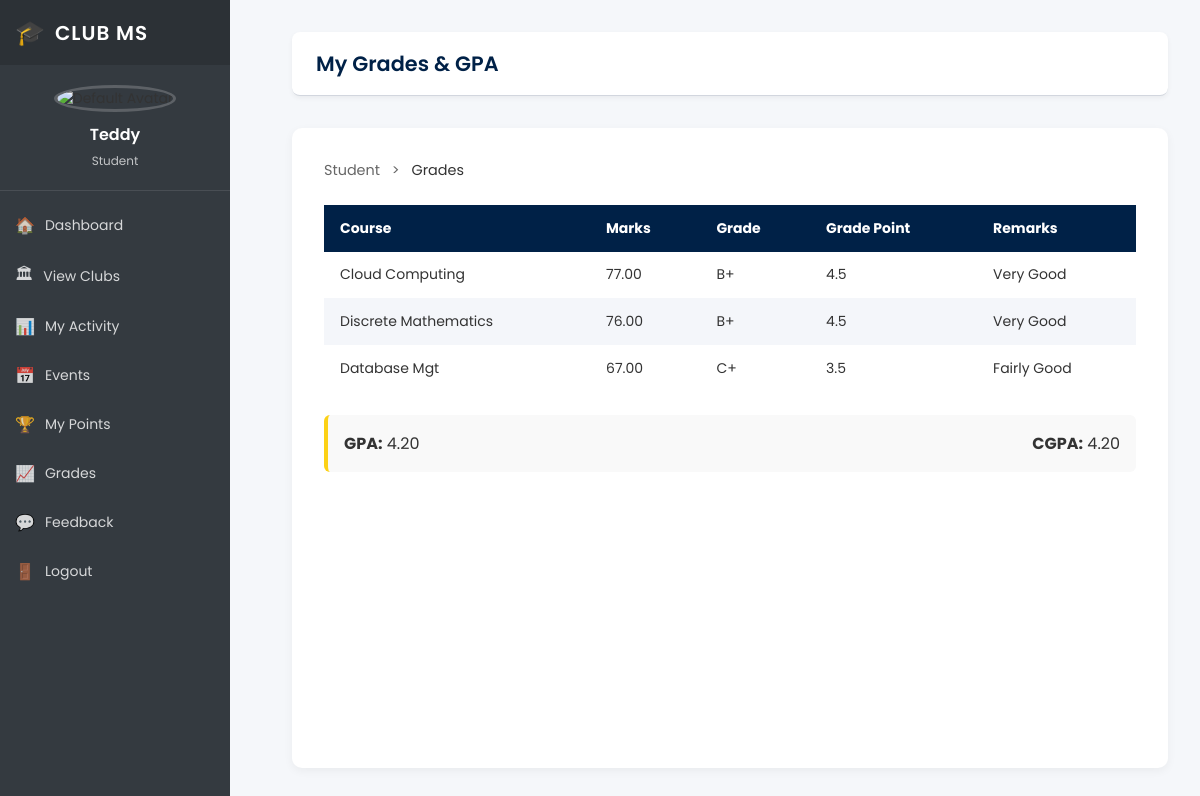
The page /users/dashboard/student/grades/ (signed in) on the database its author committed.
### users/models.py (models this page shows, shortened)
class Profile(models.Model):
    ROLE_CHOICES = [
        ("student", "Student"),
        ("lecturer", "Lecturer"),
        ("admin", "Admin"),
    ]
    user = models.OneToOneField(User, on_delete=models.CASCADE)
    role = models.CharField(max_length=20, choices=ROLE_CHOICES)
    name = models.CharField(max_length=100)

class StudentMark(models.Model):
    student = models.ForeignKey(User, on_delete=models.CASCADE, related_name='student_marks')
    course = models.ForeignKey(Course, on_delete=models.CASCADE)
    marks = models.DecimalField(max_digits=5, decimal_places=2)
    grade_letter = models.CharField(max_length=2, blank=True)
    grade_point = models.DecimalField(max_digits=3, decimal_places=1, blank=True, null=True)
    remarks = models.CharField(max_length=50, blank=True)
    semester = models.CharField(max_length=20, blank=True, null=True)
    date_recorded = models.DateTimeField(auto_now_add=True)

class Course(models.Model):
    code = models.CharField(max_length=10, unique=True)
    name = models.CharField(max_length=100)
    credit_units = models.PositiveIntegerField()

class StudentGPA(models.Model):
    student = models.OneToOneField(User, on_delete=models.CASCADE, related_name='academic_record')
    gpa = models.DecimalField(max_digits=4, decimal_places=2, default=0.00)
    cgpa = models.DecimalField(max_digits=4, decimal_places=2, default=0.00)
    updated_at = models.DateTimeField(auto_now=True)

### users/views.py (the view)
# urls.py: path('dashboard/student/grades/', views.grade_panel, name='grade_panel'),
@login_required
def grade_panel(request):
    user = request.user
    student_courses = StudentMark.objects.filter(student=user).select_related('course')
    gpa_record = StudentGPA.objects.filter(student=user).last()
    context = {
        'student_courses': student_courses,
        'gpa': gpa_record.gpa if gpa_record else 0.0,
        'cgpa': gpa_record.cgpa if gpa_record else 0.0,
    }
    return render(request, 'users/grade_panel.html', context)

### users/templates/users/grade_panel.html (shortened to what this page needs)
{% load static %}
<!DOCTYPE html>
<html lang="en">
<head>
    <link rel="stylesheet" href="{% static 'css/student_dashboard.css' %}?v=4">
</head>
<body>
<div class="dashboard-wrapper">
    <aside class="sidebar">
        <div>
            <div class="sidebar-header">
                <div class="logo-section">
                    <span class="logo-icon">🎓</span>
                    <span class="logo-text">CLUB MS</span>
                </div>
            </div>
            <div class="user-profile">
                {% if user.profile.avatar %}
                    <img src="{{ user.profile.avatar.url }}" alt="{{ user.profile.name }}" class="sidebar-avatar">
                {% else %}
                    <img src="{% static 'images/default-avatar.png' %}" alt="Default Avatar" class="sidebar-avatar">
                {% endif %}
                <h3>{{ user.profile.name }}</h3>
                <p class="sidebar-role">{{ user.profile.role|title }}</p>
            </div>
            <nav class="sidebar-nav">
                <ul>
                    <li><a href="{% url 'student_dashboard' %}"><span class="nav-icon">🏠</span> Dashboard</a></li>
                    <li><a href="{% url 'club_list' %}"><span class="nav-icon">🏛</span> View Clubs</a></li>
                    <li><a href="{% url 'my_activity' %}"><span class="nav-icon">📊</span> My Activity</a></li>
                    <li><a href="{% url 'events_list' %}"><span class="nav-icon">📅</span> Events</a></li>
                    <li><a href="{% url 'student_points' %}"><span class="nav-icon">🏆</span> My Points</a></li>
                    <li><a href="{% url 'grade_panel' %}" class="scroll-to-panel"><span class="nav-icon">📈</span> Grades</a></li>
                    <li><a href="{% url 'send_feedback' %}"><span class="nav-icon">💬</span> Feedback</a></li>
                    <li>
                        <form id="logout-form" action="{% url 'logout' %}" method="post">
                            <button type="submit" class="sidebar-link-btn">
                                <span class="nav-icon">🚪</span> Logout
                            </button>
                        </form>
                    </li>
                </ul>
            </nav>
        </div>
    </aside>
    <main class="dashboard-main">
        <header class="top-header">
            <div class="header-left">
                <h1 class="page-title">My Grades & GPA</h1>
            </div>
        </header>
        <div class="dashboard-content">
            <div class="breadcrumb">
                <span>Student</span> <span class="separator">></span> <span class="current">Grades</span>
            </div>
            <section class="grades-panel" id="grades">
                {% if student_courses %}
                    <table>
                        <thead>
                            <tr>
                                <th>Course</th>
                                <th>Marks</th>
                                <th>Grade</th>
                                <th>Grade Point</th>
                                <th>Remarks</th>
                            </tr>
                        </thead>
                        <tbody>
                            {% for mark in student_courses %}
                            <tr>
                                <td>{{ mark.course.name }}</td>
                                <td>{{ mark.marks }}</td>
                                <td>{{ mark.grade_letter }}</td>
                                <td>{{ mark.grade_point }}</td>
                                <td>{{ mark.remarks }}</td>
                            </tr>
                            {% endfor %}
                        </tbody>
                    </table>
                    <div class="gpa-summary">
                        <p><strong>GPA:</strong> {{ gpa }}</p>
                        <p><strong>CGPA:</strong> {{ cgpa }}</p>
                    </div>
                {% else %}
                    <div class="empty-state">
                        <p>No grades available yet.</p>
                    </div>
                {% endif %}
            </section>
        </div>
    </main>
</div>
</body>
</html>

### static/css/student_dashboard.css (style rules this page uses)
* { margin: 0; padding: 0; box-sizing: border-box; }
:root { --sidebar-bg: #343a40; --sidebar-text: #ffffff; --sidebar-active: #007bff; --main-bg: #ecf0f5; --card-blue: #00c0ef; --card-green: #00a65a; --card-yellow: #f39c12; --card-red: #dd4b39; --panel-bg: #ffffff; --text-dark: #333333; --text-muted: #777777; --border-color: #d2d6de; --hover-bg: #f4f4f4; }
body { font-family: 'Source Sans Pro', 'Helvetica Neue', Arial, sans-serif; background: var(--main-bg); color: var(--text-dark); font-size: 14px; }
.dashboard-wrapper { display: flex; min-height: 100vh; }
.sidebar { width: 230px; background: var(--sidebar-bg); position: fixed; height: 100vh; left: 0; top: 0; z-index: 100; overflow-y: auto; transition: all 0.3s; }
.sidebar-header { padding: 15px; background: #2c3136; }
.logo-section { display: flex; align-items: center; gap: 10px; color: var(--sidebar-text); }
.logo-icon { font-size: 24px; }
.logo-text { font-size: 20px; font-weight: 600; letter-spacing: 1px; }
.user-profile { padding: 20px 15px; text-align: center; border-bottom: 1px solid rgba(255, 255, 255, 0.1); }
.sidebar-avatar { width: 60px; height: 60px; border-radius: 50%; object-fit: cover; margin-bottom: 10px; border: 3px solid rgba(255, 255, 255, 0.2); }
.user-profile h3 { font-size: 16px; color: var(--sidebar-text); margin-bottom: 5px; font-weight: 600; }
.sidebar-role { font-size: 12px; color: rgba(255, 255, 255, 0.7); }
.sidebar-nav { padding: 10px 0; }
.sidebar-nav ul { list-style: none; }
.sidebar-nav li { margin: 0; }
.sidebar-nav a { display: flex; align-items: center; padding: 12px 15px; color: rgba(255, 255, 255, 0.8); text-decoration: none; transition: all 0.3s; font-size: 14px; }
.sidebar-link-btn { width: 100%; display: flex; align-items: center; padding: 12px 15px; color: rgba(255, 255, 255, 0.8); background: none; border: none; text-align: left; font-size: 14px; font-family: inherit; cursor: pointer; transition: all 0.3s; }
.nav-icon { margin-right: 10px; font-size: 16px; }
.dashboard-main { margin-left: 230px; flex: 1; display: flex; flex-direction: column; min-height: 100vh; }
.top-header { background: #ffffff; padding: 15px 20px; display: flex; justify-content: space-between; align-items: center; border-bottom: 1px solid var(--border-color); position: sticky; top: 0; z-index: 50; }
.header-left { display: flex; align-items: center; gap: 15px; }
.page-title { font-size: 18px; font-weight: 400; color: var(--text-dark); }
.dashboard-content { padding: 20px; flex: 1; }
.breadcrumb { font-size: 13px; color: var(--text-muted); margin-bottom: 20px; }
.breadcrumb .separator { margin: 0 8px; }
.breadcrumb .current { color: var(--text-dark); }
.grades-panel { border-top-color: #f39c12; }
.gpa-summary { margin-top: 20px; padding: 15px; background: var(--hover-bg); border-radius: 3px; display: flex; gap: 30px; justify-content: center; }
.gpa-summary p { font-size: 16px; color: var(--text-dark); }

### users/templates/users/grade_panel.html (style rules this page uses)
* { margin: 0; padding: 0; box-sizing: border-box; }
body { font-family: 'Poppins', sans-serif; background-color: #f5f7fa; color: #333; }
.dashboard-wrapper { display: flex; min-height: 100vh; }
.dashboard-main { flex: 1; margin-left: 260px; padding: 2rem; }
.top-header { display: flex; justify-content: space-between; align-items: center; background-color: #fff; padding: 1rem 1.5rem; border-radius: 8px; box-shadow: 0 2px 5px rgba(0,0,0,0.05); margin-bottom: 2rem; }
.page-title { color: #002147; font-size: 1.3rem; font-weight: 600; }
.dashboard-content { background-color: #fff; padding: 2rem; border-radius: 10px; box-shadow: 0 3px 10px rgba(0,0,0,0.05); }
.breadcrumb { font-size: 0.9rem; color: #666; margin-bottom: 1.5rem; }
.breadcrumb .separator { margin: 0 0.5rem; }
table { width: 100%; border-collapse: collapse; margin-bottom: 1.5rem; }
th, td { padding: 0.8rem 1rem; text-align: left; }
thead { background-color: #002147; color: #fff; }
tbody tr:nth-child(even) { background-color: #f4f6fa; }
.gpa-summary { display: flex; justify-content: space-between; background: #f9f9f9; border-left: 4px solid #fcd116; padding: 1rem; border-radius: 6px; }

### rows shown on the page
StudentMark: course.name "Cloud Computing", marks "77.00", grade_letter "B+", grade_point "4.5", remarks "Very Good"
StudentMark: course.name "Discrete Mathematics", marks "76.00", grade_letter "B+", grade_point "4.5", remarks "Very Good"
StudentMark: course.name "Database Mgt", marks "67.00", grade_letter "C+", grade_point "3.5", remarks "Fairly Good"
StudentGPA: gpa "4.20", cgpa "4.20"

### other values the page prints
{{ user.profile.name }} "Teddy"
{{ user.profile.role|title }} "Student"
